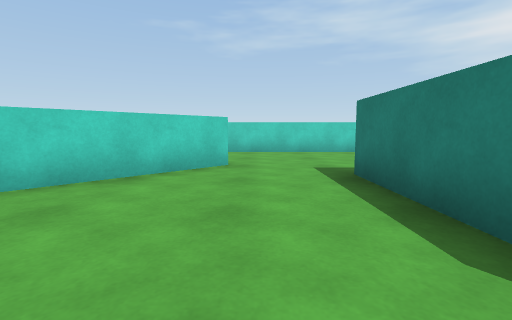
[1] (above)

19 first-person views from a walk through a Unity game level. The camera is 0.72 m above the floor, tilts 6° down and sees 85° across. The floor is counted in squares, 1 m on a side. Each view is taken from the middle of a square. On the plan, view 1 faces up. The plan holds only what a view shows up to about 10 squares ahead; the rest is blank.

[2]
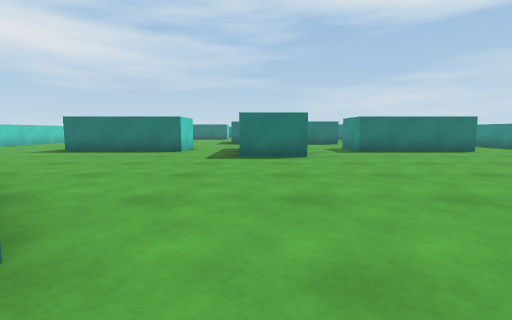

[3]
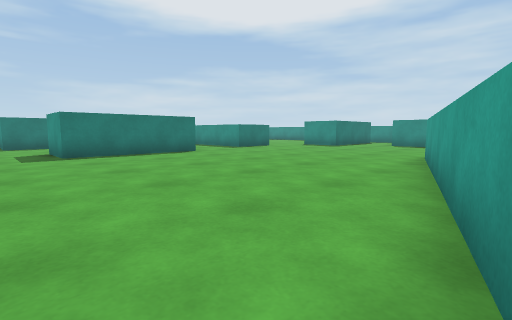

[4]
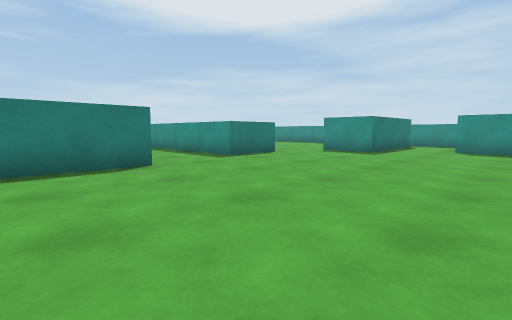

[5]
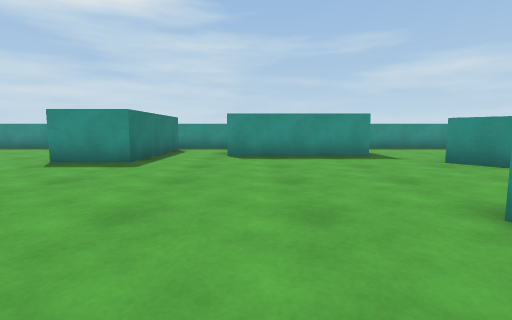

[6]
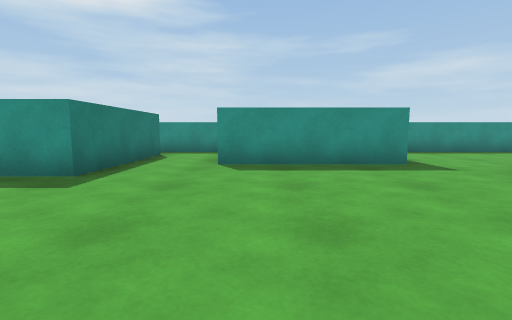

[7]
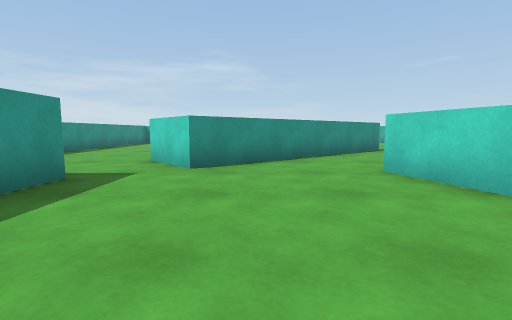

[8]
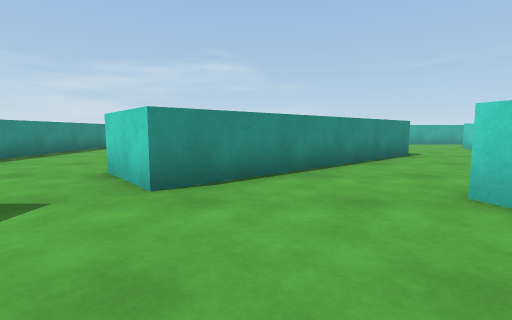

[9]
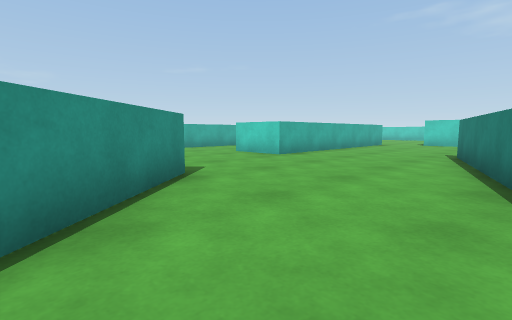

[10]
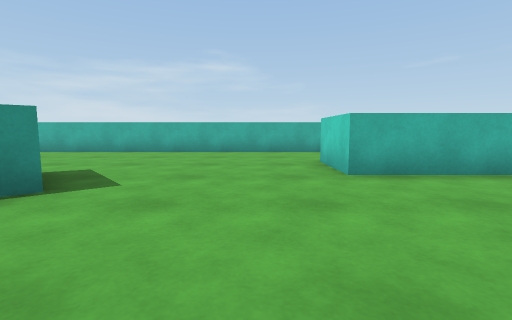

[11]
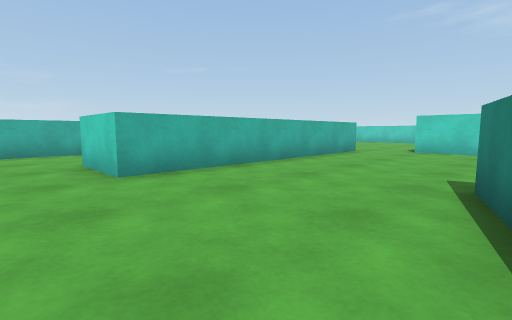

[12]
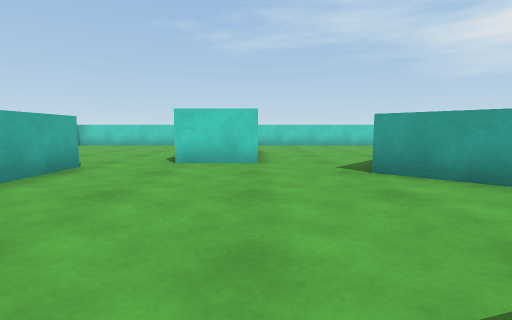

[13]
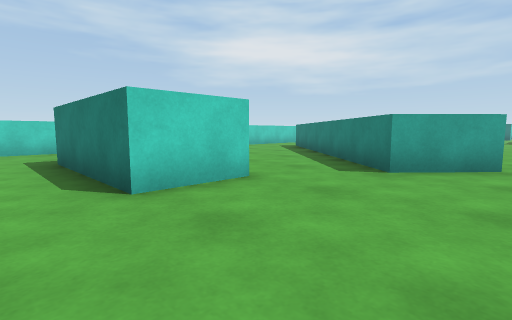

[14]
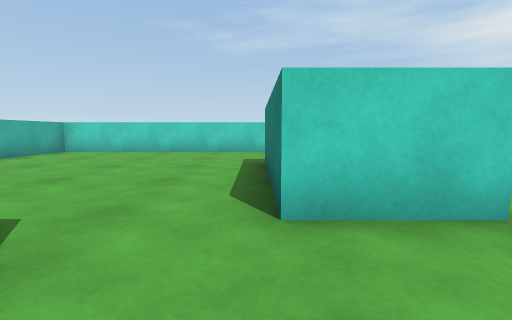

[15]
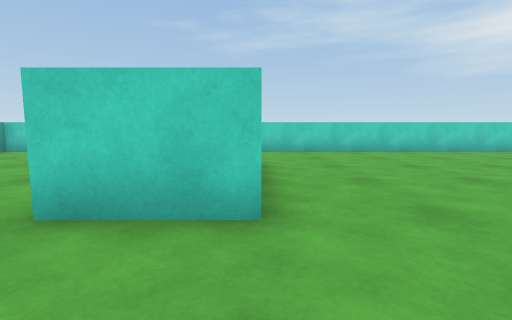

[16]
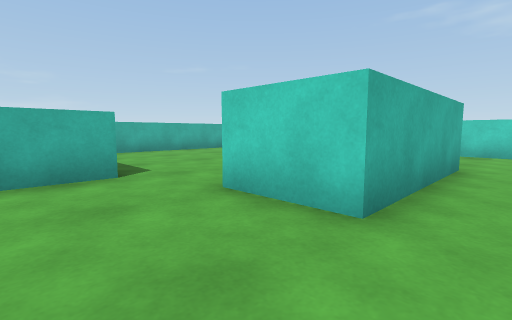

[17]
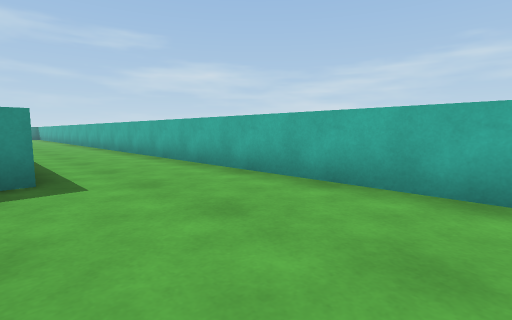

[18]
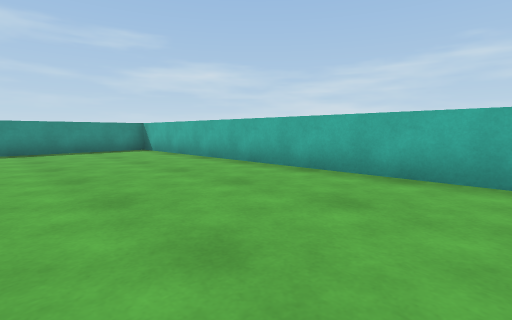

[19]
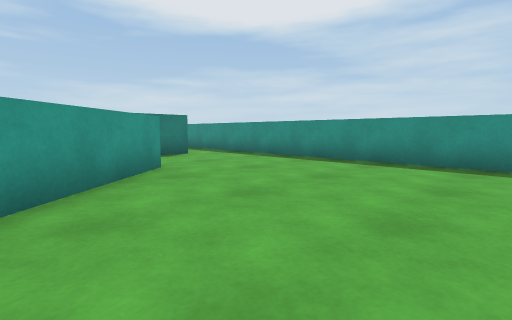

### Floor plan
Points are (right, up) in squares from view 1. A wall is a line through its corners. A room is listed if a view was taken in it or the views show most of it. See-through windows are left out.
Room 1 (views 1, 3, 4, 5, 6, 7, 8)
walls: (1.6, -9.6) (1.6, -5.6) (3.5, -5.6); (-0.4, -3.5) (-0.4, -1.5); (-7, -5.3) (-5, -12.2) (-6.9, -12.7); (2.4, -14.4) (2.4, -12.3) (3.6, -12.3); (1.6, 0.5) (1.6, 4.6); (-7.3, -16.2) (-8, -16.8); (-6.2, -17.9) (-2.1, -17.9); (-0.1, -19.4) (-0.1, -16.4) (1.8, -16.4)
ways out: opening at (-7, -14.8) to room 2; opening at (-6.3, -2) to room 2; opening at (-1.5, -18.5) to room 2; opening at (-1, 3); opening at (2.5, -13.5); opening at (2.5, -4.5); opening at (2.5, -0.5)
Room 2 (views 2, 9, 10, 11, 12, 13, 14, 15, 16, 17, 18, 19)
walls: (-12.2, -10.5) (-7.3, -16.2); (-8.1, -8.5) (-9.5, -3.9); (-6.5, -0.7) (-8, 0.7) (-4.3, 4.7); (-13.5, 1.6) (-13.5, -6.5) (-15.5, -6.5); (-15.6, 1.5) (-15.1, 1.5); (-8, -16.8) (-8.8, -17.6) (-11, -15); (-10, 6.2) (-10, 2.2) (-11.8, 2.2) (-11.8, 6.2); (-6.2, -19.8) (-6.2, -18.8); (-17.8, -21.5) (-6.3, -21.5); (-1.8, -21.5) (0.2, -21.5); (-0.1, -20.4) (-0.1, -19.4); (-0.5, 9.5) (-18.5, 9.5) (-18.5, -20.8)
ways out: opening at (-7, -14.8) to room 1; opening at (-6.3, -2) to room 1; opening at (-1.5, -18.5) to room 1; opening at (-0.5, 8.5); opening at (0.5, -21)

Where each view was taken, in squares from view 1:
view 1: 0 up, 0 right, facing up
view 2: 2 down, 8 left, facing right
view 3: 4 down, 7 left, facing down-right
view 4: 7 down, 4 left, facing down-right
view 5: 10 down, 3 left, facing down
view 6: 12 down, 3 left, facing down
view 7: 15 down, 2 left, facing left
view 8: 15 down, 4 left, facing left
view 9: 13 down, 8 left, facing up-left
view 10: 8 down, 9 left, facing left
view 11: 8 down, 9 left, facing up-left
view 12: 4 down, 10 left, facing up
view 13: 1 down, 13 left, facing up-right
view 14: 0 up, 12 left, facing up
view 15: 0 up, 10 left, facing up
view 16: 0 up, 9 left, facing up-left
view 17: 6 up, 15 left, facing down-left
view 18: 11 down, 14 left, facing down-left
view 19: 15 down, 14 left, facing down-right
